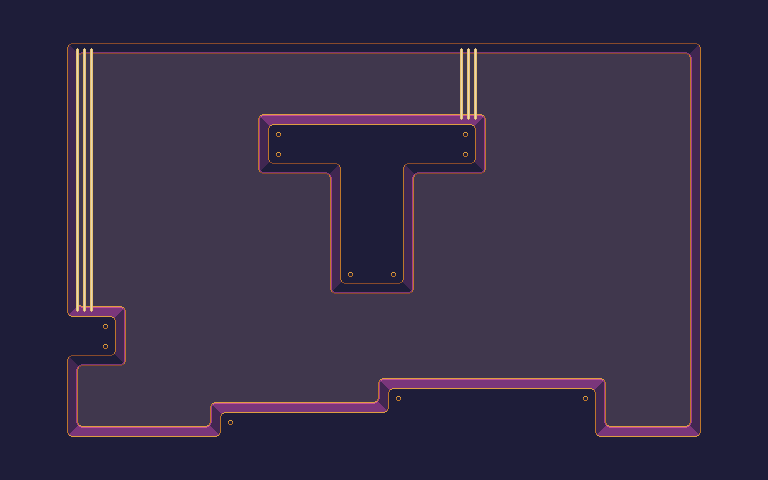

This is a level from a 2D game, rendered from its Tiled map with the project's own tilesets. A one-line summary and the complete map file follow:
An orthogonal 32x20 tile map with 24x24 px tiles, 2 tile layers (Walls, Danger), 4 tilesets and 7 objects.

<map version="1.10" tiledversion="1.10.2" orientation="orthogonal" renderorder="left-down" width="32" height="20" tilewidth="24" tileheight="24" infinite="0" backgroundcolor="#40374d" nextlayerid="6" nextobjectid="47">
 <tileset firstgid="1" source="TemplateTiles.tsx" />
 <tileset firstgid="11" source="Objects.tsx" />
 <tileset firstgid="91" source="WallTilesSheet.tsx" />
 <tileset firstgid="146" source="lasers.tsx" />
 <layer id="1" name="Walls" width="32" height="20">
  <properties>
   <property name="AutomappingRadius" type="int" value="4" />
   <property name="unity:layer" value="Wall" />
  </properties>
  <data encoding="csv">
115,115,115,115,115,115,115,115,115,115,115,115,115,115,115,115,115,115,115,115,115,115,115,115,115,115,115,115,115,115,115,115,
115,115,97,126,126,126,126,126,126,126,126,126,126,126,126,126,126,126,126,126,126,126,126,126,126,126,126,126,126,101,115,115,
115,115,116,109,137,137,137,137,137,137,137,137,137,137,137,137,137,137,137,137,137,137,137,137,137,137,137,137,111,114,115,115,
115,115,116,117,0,0,0,0,0,0,0,0,0,0,0,0,0,0,0,0,0,0,0,0,0,0,0,0,113,114,115,115,
115,115,116,117,0,0,0,0,0,0,91,92,93,93,93,93,93,93,93,94,95,0,0,0,0,0,0,0,113,114,115,115,
115,115,116,117,0,0,0,0,0,0,102,103,104,104,104,104,104,104,104,105,106,0,0,0,0,0,0,0,113,114,115,115,
115,115,116,117,0,0,0,0,0,0,124,125,126,126,101,115,97,126,126,127,128,0,0,0,0,0,0,0,113,114,115,115,
115,115,116,117,0,0,0,0,0,0,135,136,137,111,114,115,116,109,137,138,139,0,0,0,0,0,0,0,113,114,115,115,
115,115,116,117,0,0,0,0,0,0,0,0,0,113,114,115,116,117,0,0,0,0,0,0,0,0,0,0,113,114,115,115,
115,115,116,117,0,0,0,0,0,0,0,0,0,113,114,115,116,117,0,0,0,0,0,0,0,0,0,0,113,114,115,115,
115,115,116,117,0,0,0,0,0,0,0,0,0,113,114,115,116,117,0,0,0,0,0,0,0,0,0,0,113,114,115,115,
115,115,116,117,0,0,0,0,0,0,0,0,0,124,125,126,127,128,0,0,0,0,0,0,0,0,0,0,113,114,115,115,
115,115,116,131,94,95,0,0,0,0,0,0,0,135,136,137,138,139,0,0,0,0,0,0,0,0,0,0,113,114,115,115,
115,115,141,104,105,106,0,0,0,0,0,0,0,0,0,0,0,0,0,0,0,0,0,0,0,0,0,0,113,114,115,115,
115,115,97,126,127,128,0,0,0,0,0,0,0,0,0,0,0,0,0,0,0,0,0,0,0,0,0,0,113,114,115,115,
115,115,116,109,138,139,0,0,0,0,0,0,0,0,0,91,92,93,93,93,93,93,93,93,94,95,0,0,113,114,115,115,
115,115,116,117,0,0,0,0,91,92,93,93,93,93,93,133,103,104,104,104,104,104,104,104,105,106,0,0,113,114,115,115,
115,115,116,131,93,93,93,93,133,103,104,104,104,104,104,104,145,115,115,115,115,115,115,115,116,131,93,93,133,114,115,115,
115,115,141,104,104,104,104,104,104,145,115,115,115,115,115,115,115,115,115,115,115,115,115,115,141,104,104,104,104,145,115,115,
115,115,115,115,115,115,115,115,115,115,115,115,115,115,115,115,115,115,115,115,115,115,115,115,115,115,115,115,115,115,115,115
</data>
 </layer>
 <layer id="4" name="Danger" width="32" height="20">
  <properties>
   <property name="unity:layer" value="Danger" />
  </properties>
  <data encoding="csv">
0,0,0,0,0,0,0,0,0,0,0,0,0,0,0,0,0,0,0,0,0,0,0,0,0,0,0,0,0,0,0,0,
0,0,0,0,0,0,0,0,0,0,0,0,0,0,0,0,0,0,0,0,0,0,0,0,0,0,0,0,0,0,0,0,
0,0,0,146,0,0,0,0,0,0,0,0,0,0,0,0,0,0,0,146,0,0,0,0,0,0,0,0,0,0,0,0,
0,0,0,152,0,0,0,0,0,0,0,0,0,0,0,0,0,0,0,152,0,0,0,0,0,0,0,0,0,0,0,0,
0,0,0,152,0,0,0,0,0,0,0,0,0,0,0,0,0,0,0,158,0,0,0,0,0,0,0,0,0,0,0,0,
0,0,0,152,0,0,0,0,0,0,0,0,0,0,0,0,0,0,0,0,0,0,0,0,0,0,0,0,0,0,0,0,
0,0,0,152,0,0,0,0,0,0,0,0,0,0,0,0,0,0,0,0,0,0,0,0,0,0,0,0,0,0,0,0,
0,0,0,152,0,0,0,0,0,0,0,0,0,0,0,0,0,0,0,0,0,0,0,0,0,0,0,0,0,0,0,0,
0,0,0,152,0,0,0,0,0,0,0,0,0,0,0,0,0,0,0,0,0,0,0,0,0,0,0,0,0,0,0,0,
0,0,0,152,0,0,0,0,0,0,0,0,0,0,0,0,0,0,0,0,0,0,0,0,0,0,0,0,0,0,0,0,
0,0,0,152,0,0,0,0,0,0,0,0,0,0,0,0,0,0,0,0,0,0,0,0,0,0,0,0,0,0,0,0,
0,0,0,152,0,0,0,0,0,0,0,0,0,0,0,0,0,0,0,0,0,0,0,0,0,0,0,0,0,0,0,0,
0,0,0,158,0,0,0,0,0,0,0,0,0,0,0,0,0,0,0,0,0,0,0,0,0,0,0,0,0,0,0,0,
0,0,0,0,0,0,0,0,0,0,0,0,0,0,0,0,0,0,0,0,0,0,0,0,0,0,0,0,0,0,0,0,
0,0,0,0,0,0,0,0,0,0,0,0,0,0,0,0,0,0,0,0,0,0,0,0,0,0,0,0,0,0,0,0,
0,0,0,0,0,0,0,0,0,0,0,0,0,0,0,0,0,0,0,0,0,0,0,0,0,0,0,0,0,0,0,0,
0,0,0,0,0,0,0,0,0,0,0,0,0,0,0,0,0,0,0,0,0,0,0,0,0,0,0,0,0,0,0,0,
0,0,0,0,0,0,0,0,0,0,0,0,0,0,0,0,0,0,0,0,0,0,0,0,0,0,0,0,0,0,0,0,
0,0,0,0,0,0,0,0,0,0,0,0,0,0,0,0,0,0,0,0,0,0,0,0,0,0,0,0,0,0,0,0,
0,0,0,0,0,0,0,0,0,0,0,0,0,0,0,0,0,0,0,0,0,0,0,0,0,0,0,0,0,0,0,0
</data>
 </layer>
 <objectgroup id="2" name="Player">
  <object id="46" template="../ObjectTemplates/Player.tx" x="132" y="420" />
 </objectgroup>
 <objectgroup id="3" name="Switches">
  <object id="35" template="../ObjectTemplates/Switch.tx" x="648" y="120">
   <properties>
    <property name="door" type="object" value="46" />
   </properties>
  </object>
 </objectgroup>
 <objectgroup id="5" name="Enemies">
  <object id="41" template="../ObjectTemplates/PatrolPath.tx" x="420" y="252" />
  <object id="42" template="../ObjectTemplates/Electroball.tx" x="612" y="372" />
  <object id="43" template="../ObjectTemplates/Electroball.tx" x="636" y="348" />
  <object id="44" template="../ObjectTemplates/Electroball.tx" x="660" y="324" />
  <object id="45" template="../ObjectTemplates/Electroball.tx" x="684" y="300" />
 </objectgroup>
</map>